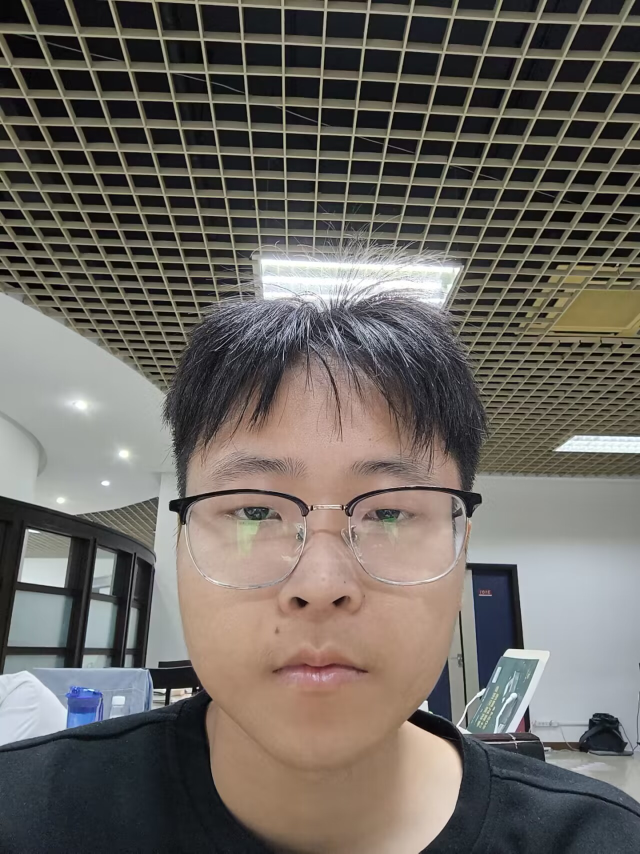
#> input picture tests/p1.jpg, 1280 x 1707 px (shown at 1/2 size)
$ python -i image.py   (imports and definitions only)
#> lines starting #> are read from the running program, lines starting #| are printed output that depends on the picture; after the words box and inside, x2 and y2 are one past the last pixel; in counts of white or black regions, pixels touching at a corner belong together
"""
Image utils
"""
import random
from typing import Tuple, Union, List

import cv2
import numpy as np
import rembg

from PIL import Image

import math

# [99 lines left out: functions findEuclideanDistance, alignment_procedure, alignment_procedure_old, not called in this run]


def remove_padding(input_path,output_path):
    """删除图片边缘内容"""
#> called with input_path = '../../tests/p1.jpg', output_path = 'out.png'
    image = cv2.imread(input_path,cv2.IMREAD_UNCHANGED)
#> image is the input picture: shape (1707, 1280, 3); mean B, G, R 97.3, 103.2, 108.3
    gray = cv2.cvtColor(image, cv2.COLOR_BGR2GRAY)
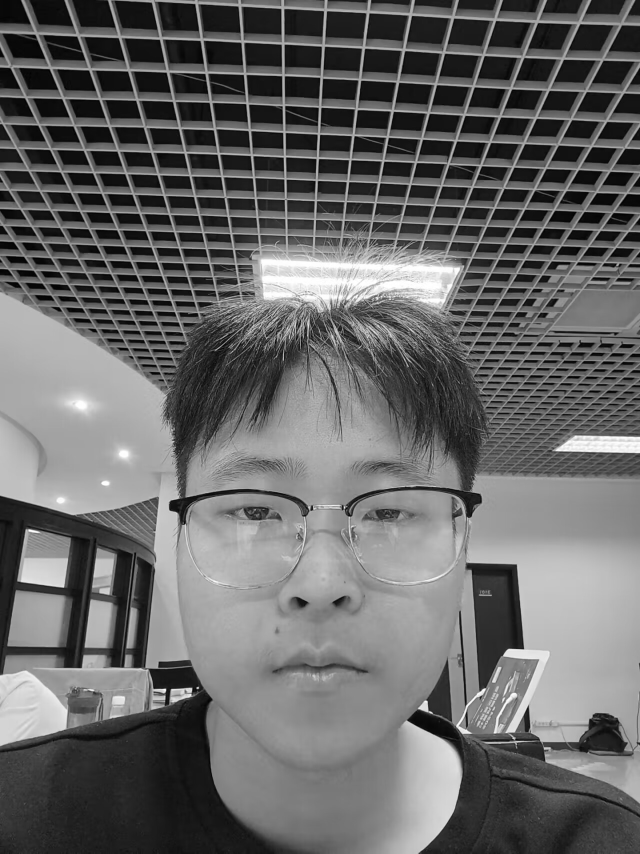
#> gray: shape (1707, 1280) (shown at 1/2 size); min 0, max 255, mean 104.1
    _, thresh = cv2.threshold(gray, 1, 255, cv2.THRESH_BINARY)
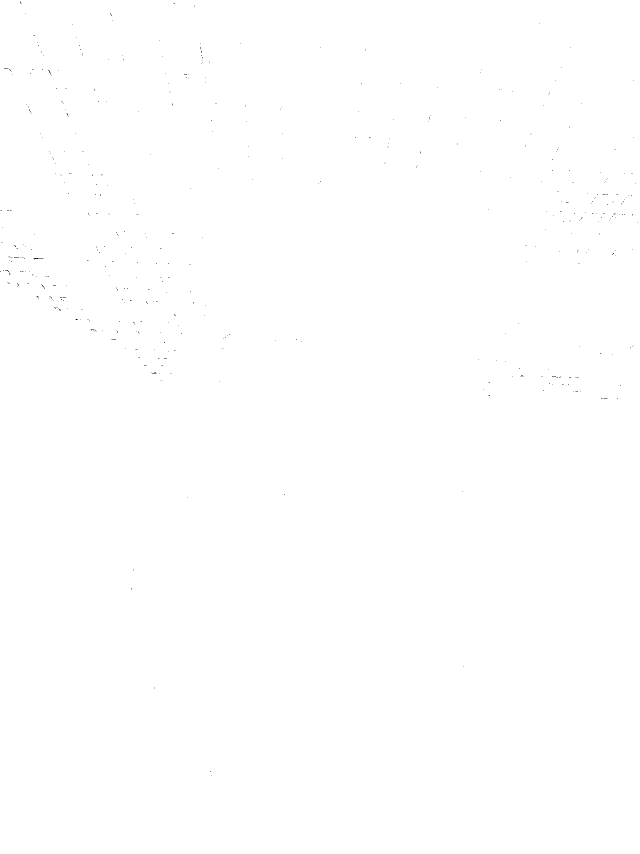
#> thresh: shape (1707, 1280) (shown at 1/2 size); 100% white; black in thin lines or dots
    contours, _ = cv2.findContours(thresh, cv2.RETR_EXTERNAL, cv2.CHAIN_APPROX_SIMPLE)
#> contours = 1 contour; box (x1, y1, x2, y2) and area: (0, 0, 1280, 1707) 2181971
    # 找到包含所有轮廓的最小矩形
    x, y, w, h = cv2.boundingRect(np.concatenate(contours))
#> x = 0; y = 0; w = 1280; h = 1707

    crop_img = image[y:y+h, x:x+w]
    cv2.imwrite(output_path,crop_img,[cv2.IMWRITE_PNG_COMPRESSION, 9])

# [187 lines left out: functions remove_bg, pad_resize_image, clip_coords, scale_coords, xyxy2xywh, xywh2xyxy and 3 more, not called in this run]

>>> result = remove_padding('../../tests/p1.jpg', 'out.png')
